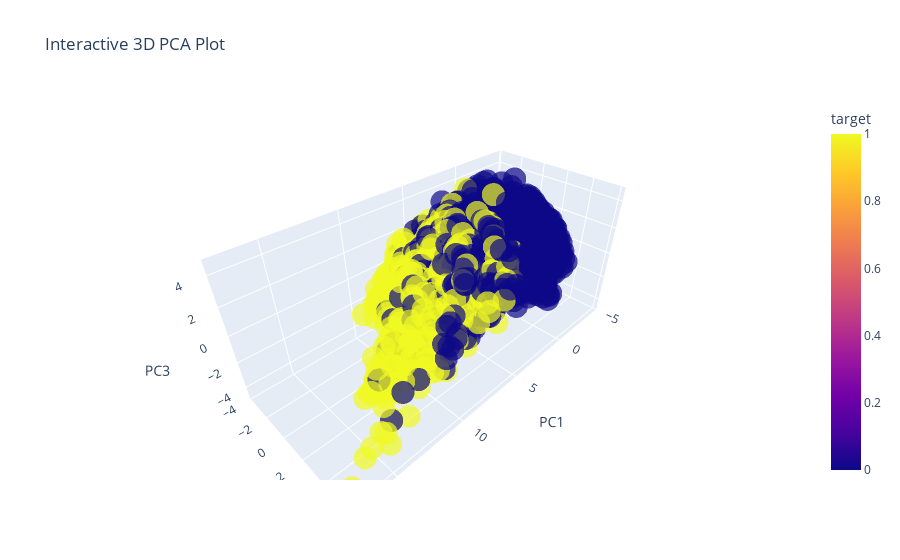

The notebook cell saved with this chart:
### Markdown cell above
## Pre-Modeling Observation
The following code uses a modified dataframe from F1 Races 2000-2024.csv with columns "Top 3 Finish", "date", "laps", "statusId", and "points" removed to prevent data leakage. These features are determined after the race is finished so the model should not see them so it can accurately determine the podium before the race starts. The code generates pre-modeling observations to show correlations between data in visuals to foreshadow what features XGBoost chooses.

### Code cell
# Loading f1 data and cleaning
full_df = pd.read_csv("/Users/elvisgjelaj/Desktop/f1_top_predictor/F1 Races 2020-2024.csv")

# Train on 2000-2023, test on 2024
train_df = full_df[(full_df["year"] >= 2000) & (full_df["year"] <= 2023)].copy()
test_df = full_df[full_df["year"] == 2024].copy()

y = train_df["Top 3 Finish"].astype(int)

# prevents data leakage
rem_cols = ["Top 3 Finish", "date", "laps", "statusId", "points"]


def prepare_features(df, drop_cols, feature_columns=None):
    X = df.drop(columns=[col for col in drop_cols if col in df.columns], errors="ignore").copy()

    # Expand datetime columns to numeric parts
    for col in X.select_dtypes(include=["datetime", "datetimetz"]).columns:
        X[f"{col}_year"] = X[col].dt.year
        X[f"{col}_month"] = X[col].dt.month
        X[f"{col}_day"] = X[col].dt.day
        X = X.drop(columns=[col])

    # Convert object/category columns to numeric automatically
    for col in X.select_dtypes(include=["object", "category"]).columns:
        as_datetime = pd.to_datetime(X[col], errors="coerce")

        # If it looks like a date column, extract numeric parts
        if as_datetime.notna().any():
            X[f"{col}_year"] = as_datetime.dt.year
            X[f"{col}_month"] = as_datetime.dt.month
            X[f"{col}_day"] = as_datetime.dt.day
            X = X.drop(columns=[col])
        else:
            X[col] = pd.to_numeric(X[col], errors="coerce")

    X = X.apply(pd.to_numeric, errors="coerce").fillna(0)

    # Keep feature schema consistent between train and test
    if feature_columns is not None:
        X = X.reindex(columns=feature_columns, fill_value=0)

    return X


X_df = prepare_features(train_df, rem_cols)

# Generates Correlation Heatmap
df = X_df.copy()
df["target"] = y

sns.clustermap(df.corr(), cmap="coolwarm", center=0)

# Generates Feature Distribution plots excluding useless ones for histograms
rem_for_hist = [
    "circuitId",
    "raceId",
    "driverId",
    "constructorId",
    "nationality_encoded",
    "year"
]
hist_df = df.drop(columns=[col for col in rem_for_hist if col in df.columns])

hist_df.hist(figsize=(23,23), bins=22)
plt.tight_layout()

# Generates 3D PCA with standardized features
scaler = StandardScaler()
X_scaled = scaler.fit_transform(X_df)

pca = PCA(n_components=3)
X_pca = pca.fit_transform(X_scaled)

print("Total Explained Varience Ratio:", pca.explained_variance_ratio_.sum())

df_pca = pd.DataFrame({
    "PC1": X_pca[:,0],
    "PC2": X_pca[:,1],
    "PC3": X_pca[:,2],
    "target": y
})

fig = px.scatter_3d(
    df_pca,
    x="PC1",
    y="PC2",
    z="PC3",
    color="target",
    opacity=0.7,
    title="Interactive 3D PCA Plot"
)

fig.show()

### Figure 1 — Plotly figure (JSON) as saved in the notebook; plotly's stock layout.template omitted (floating-point values rounded to 4 significant figures; data arrays with more than 128 entries replaced by an {"elided": "..."} marker saying what was removed)
{"data": [{"hovertemplate": "PC1=%{x}<br>PC2=%{y}<br>PC3=%{z}<br>target=%{marker.color}<extra></extra>", "legendgroup": "", "marker": {"color": {"elided": "9600 int values"}, "coloraxis": "coloraxis", "opacity": 0.7, "symbol": "circle"}, "mode": "markers", "name": "", "scene": "scene", "showlegend": false, "type": "scatter3d", "x": {"elided": "9600 float values"}, "y": {"elided": "9600 float values"}, "z": {"elided": "9600 float values"}}], "layout": {"coloraxis": {"colorbar": {"title": {"text": "target"}}, "colorscale": [[0, "#0d0887"], [0.1111, "#46039f"], [0.2222, "#7201a8"], [0.3333, "#9c179e"], [0.4444, "#bd3786"], [0.5556, "#d8576b"], [0.6667, "#ed7953"], [0.7778, "#fb9f3a"], [0.8889, "#fdca26"], [1, "#f0f921"]]}, "legend": {"tracegroupgap": 0}, "scene": {"domain": {"x": [0, 1], "y": [0, 1]}, "xaxis": {"title": {"text": "PC1"}}, "yaxis": {"title": {"text": "PC2"}}, "zaxis": {"title": {"text": "PC3"}}}, "title": {"text": "Interactive 3D PCA Plot"}}}
